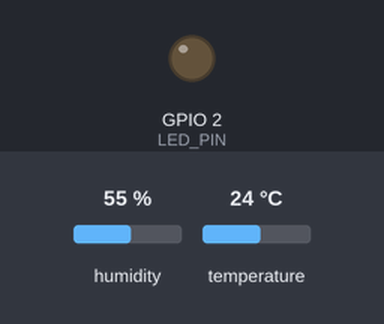
Simulated run of this sketch. Board: ESP32. Parts: output pins drawn as LEDs (lit = HIGH). Inputs (shaded band) come from the test bench; at power-on: humidity 55 %, temperature 24 °C. WiFi joins after 1.5 s; servers stay silent unless stated; uploads are accepted with an empty reply; what the sketch prints to the serial monitor is not drawn.

Above: at 34.5 s.
Timing chart, 0 to 82.4 s (numbered marks = the images above):
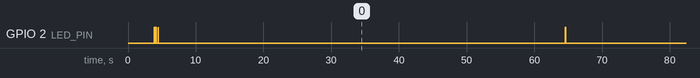

The sketch:

esp32_dht_station.ino
```cpp
/*
 * ESP32 DHT Station – firmvér
 * ---------------------------------------------------------------
 * Meria teplotu a vlhkosť senzorom DHT11 a v intervale ich posiela
 * na API webovej aplikácie. Interval si zariadenie preberá zo servera
 * (nastavuje sa vo webovej aplikácii v sekcii Zariadenia).
 *
 * Potrebné knižnice (Arduino IDE → Správca knižníc):
 *   - "DHT sensor library" od Adafruit
 *   - "Adafruit Unified Sensor" od Adafruit
 *
 * Doska: "ESP32 Dev Module" (balík esp32 od Espressif, verzia 2.x alebo 3.x)
 *
 * Zapojenie DHT11 (modul s 3 pinmi):
 *   VCC  -> 3V3
 *   GND  -> GND
 *   DATA -> GPIO 4  (ak máš holý senzor so 4 pinmi, daj 10k rezistor medzi DATA a 3V3)
 */

#include <WiFi.h>
#include <HTTPClient.h>
#include <WiFiClientSecure.h>
#include <DHT.h>

// ======================= NASTAVENIA =======================
// WiFi sieť (pevne v kóde)
const char* WIFI_SSID     = "NAZOV_WIFI";
const char* WIFI_PASSWORD = "HESLO_WIFI";

// Adresa API – zmeň podľa toho, kam nahráš webovú aplikáciu
const char* API_URL       = "https://rgogola-wms.eu/esp32dth/api/ingest.php";

// Identifikátor zariadenia a API kľúč – skopíruj z webu (Zariadenia → Nastavenie ESP32)
const char* DEVICE_NAME   = "obyvacka";
const char* API_KEY       = "SEM_VLOZ_API_KLUC";

// Senzor
#define DHT_PIN   4
#define DHT_TYPE  DHT11

// Stavová LED (na väčšine ESP32 Dev dosiek je modrá LED na GPIO 2)
#define LED_PIN   2

// Predvolený interval (sekundy), kým ho zariadenie nedostane zo servera
#define DEFAULT_INTERVAL_SEC 60
// Ak sa dlhšie nepodarí odoslať dáta, ESP sa reštartuje (minúty)
#define RESTART_AFTER_FAIL_MIN 30
// ==========================================================

DHT dht(DHT_PIN, DHT_TYPE);

uint32_t intervalSec      = DEFAULT_INTERVAL_SEC;
uint32_t lastSendMs       = 0;
uint32_t lastSuccessMs    = 0;
bool     firstRun         = true;

void blink(int times, int ms = 80) {
  for (int i = 0; i < times; i++) {
    digitalWrite(LED_PIN, HIGH); delay(ms);
    digitalWrite(LED_PIN, LOW);  delay(ms);
  }
}

bool connectWiFi(uint32_t timeoutMs = 20000) {
  if (WiFi.status() == WL_CONNECTED) return true;

  Serial.printf("[WiFi] Pripájam sa k \"%s\"", WIFI_SSID);
  WiFi.mode(WIFI_STA);
  WiFi.setAutoReconnect(true);
  WiFi.begin(WIFI_SSID, WIFI_PASSWORD);

  uint32_t start = millis();
  while (WiFi.status() != WL_CONNECTED && millis() - start < timeoutMs) {
    delay(400);
    Serial.print(".");
  }
  Serial.println();

  if (WiFi.status() == WL_CONNECTED) {
    Serial.printf("[WiFi] Pripojené, IP: %s, signál: %d dBm\n",
                  WiFi.localIP().toString().c_str(), WiFi.RSSI());
    blink(2);
    return true;
  }
  Serial.println("[WiFi] Pripojenie zlyhalo");
  WiFi.disconnect(true);
  return false;
}

// DHT11 občas vráti chybu – skúsime to niekoľkokrát
bool readSensor(float &t, float &h) {
  for (int attempt = 0; attempt < 4; attempt++) {
    h = dht.readHumidity();
    t = dht.readTemperature();
    if (!isnan(h) && !isnan(t)) return true;
    Serial.println("[DHT] Chyba čítania, skúšam znova...");
    delay(2100); // DHT11 potrebuje medzi čítaniami aspoň ~2 s
  }
  return false;
}

// Jednoduché vytiahnutie čísla z JSON odpovede ("interval":60)
long jsonNumber(const String &json, const char *key, long fallback) {
  String needle = String("\"") + key + "\":";
  int idx = json.indexOf(needle);
  if (idx < 0) return fallback;
  idx += needle.length();
  while (idx < (int)json.length() && json[idx] == ' ') idx++;
  long value = 0; bool any = false;
  while (idx < (int)json.length() && isDigit(json[idx])) {
    value = value * 10 + (json[idx] - '0');
    idx++; any = true;
  }
  return any ? value : fallback;
}

bool sendReading(float t, float h) {
  bool https = String(API_URL).startsWith("https");
  WiFiClientSecure secureClient;
  WiFiClient       plainClient;
  HTTPClient http;

  if (https) {
    // Pre jednoduchosť sa neoveruje certifikát servera.
    // Pre vyššiu bezpečnosť použi secureClient.setCACert(ROOT_CA_PEM);
    secureClient.setInsecure();
    http.begin(secureClient, API_URL);
  } else {
    http.begin(plainClient, API_URL);
  }

  http.setTimeout(10000);
  http.addHeader("Content-Type", "application/json");
  http.addHeader("X-Device-Name", DEVICE_NAME);
  http.addHeader("X-Api-Key", API_KEY);
  http.setUserAgent("ESP32-DHT-Station/1.0");

  char body[160];
  snprintf(body, sizeof(body),
           "{\"temperature\":%.2f,\"humidity\":%.2f,\"rssi\":%d,\"uptime\":%lu}",
           t, h, WiFi.RSSI(), (unsigned long)(millis() / 1000));

  int code = http.POST((uint8_t*)body, strlen(body));
  String resp = code > 0 ? http.getString() : "";
  http.end();

  Serial.printf("[API] HTTP %d %s\n", code, resp.c_str());

  if (code == 200 || code == 201 || code == 429) {
    long newInterval = jsonNumber(resp, "interval", intervalSec);
    if (newInterval >= 10 && newInterval <= 86400 && (uint32_t)newInterval != intervalSec) {
      Serial.printf("[API] Nový interval zo servera: %ld s\n", newInterval);
      intervalSec = newInterval;
    }
  }
  return code == 200 || code == 201;
}

void setup() {
  Serial.begin(115200);
  delay(300);
  pinMode(LED_PIN, OUTPUT);
  digitalWrite(LED_PIN, LOW);

  Serial.println();
  Serial.println("=== ESP32 DHT Station ===");
  Serial.printf("Zariadenie: %s\n", DEVICE_NAME);

  dht.begin();
  delay(2000); // stabilizácia senzora

  connectWiFi();
  lastSuccessMs = millis();
}

void loop() {
  uint32_t now = millis();

  if (firstRun || now - lastSendMs >= intervalSec * 1000UL) {
    firstRun = false;
    lastSendMs = now;

    float t, h;
    if (!readSensor(t, h)) {
      Serial.println("[DHT] Senzor neodpovedá – skontroluj zapojenie");
      blink(5, 50);
    } else {
      Serial.printf("[DHT] Teplota: %.1f °C, Vlhkosť: %.0f %%\n", t, h);
      if (connectWiFi()) {
        if (sendReading(t, h)) {
          lastSuccessMs = millis();
          blink(1, 40);
        } else {
          blink(3, 60);
        }
      }
    }
  }

  // Poistka – keď sa dlho nepodarí odoslať dáta, reštart
  if (millis() - lastSuccessMs > RESTART_AFTER_FAIL_MIN * 60UL * 1000UL) {
    Serial.println("[SYS] Dlho bez úspešného odoslania – reštartujem");
    delay(500);
    ESP.restart();
  }

  delay(200);
}
```
